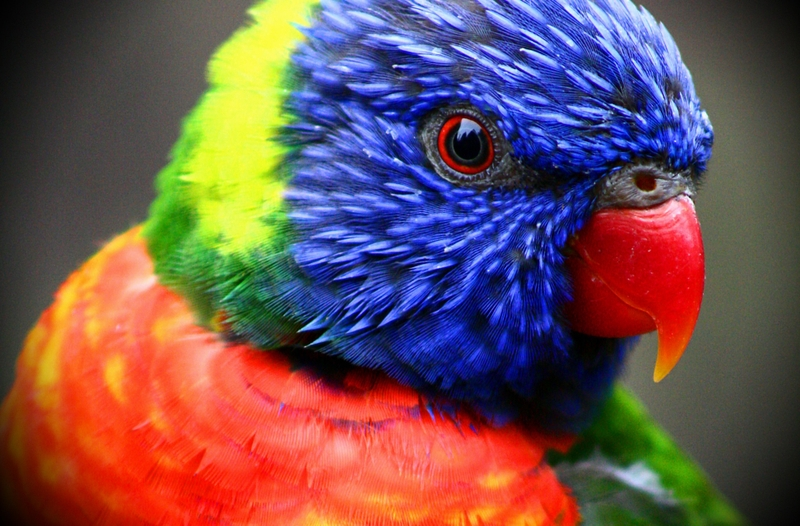
%> input picture visao-matlab/k-means/bird.jpg, 800 x 526 px
$ octave kmeans_clusterization.m   (GNU Octave 9; MATLAB toolbox functions it lacks are replaced by stand-ins)
%> lines starting %> are read from the running program, lines starting %| are printed output that depends on the picture
img = imread('bird.jpg');
%> img is the input picture: size 526x800x3 uint8; mean R, G, B 111.9, 81.3, 82.9

% Convert the image to L*a*b* color space using makecform and applycform.
cform = makecform('srgb2lab');
lab_img = applycform(img,cform);
%> lab_img: size 526x800x3 uint8; mean of channels 1, 2, 3 102.9, 145, 134.2


ab = double(lab_img(:,:,2:3));
nrows = size(ab,1);
%> nrows = 526
ncols = size(ab,2);
%> ncols = 800
ab = reshape(ab,nrows*ncols,2);

nColors = 7;
% repeat the clustering 3 times to avoid local minima
[cluster_idx, cluster_center] = kmeans(ab,nColors,'distance','sqEuclidean', ...
                                      'Replicates',3);
%> cluster_center = [193.7 185.1; 157 61; 96.11 166.9; 169.4 168.1; 138.5 89.09; 127.4 131.2; 103.7 203]


pixel_labels = reshape(cluster_idx,nrows,ncols);
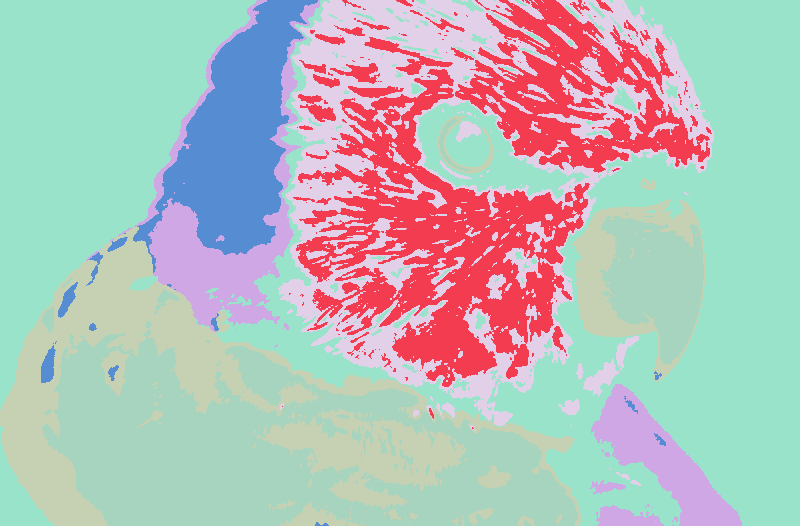
%> pixel_labels: size 526x800 double; 7 distinct labels, from 1 to 7; one colour per label, 0 black
imshow(pixel_labels,[]), title('image labeled by cluster index');

segmented_images = cell(1,3);
rgb_label = repmat(pixel_labels,[1 1 3]);
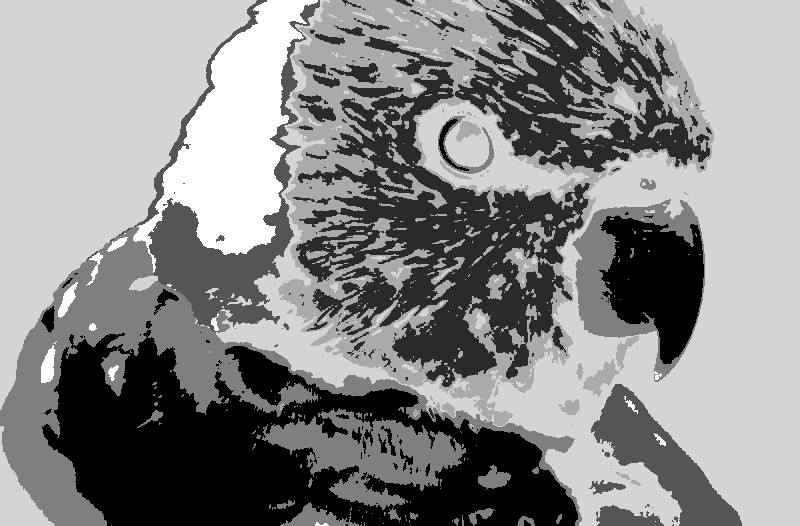
%> rgb_label: size 526x800x3 double; min 1, max 7, mean 4.22; drawn with min black and max white

for k = 1:nColors
    color = img;
    color(rgb_label ~= k) = 0;
    segmented_images{k} = color;
end
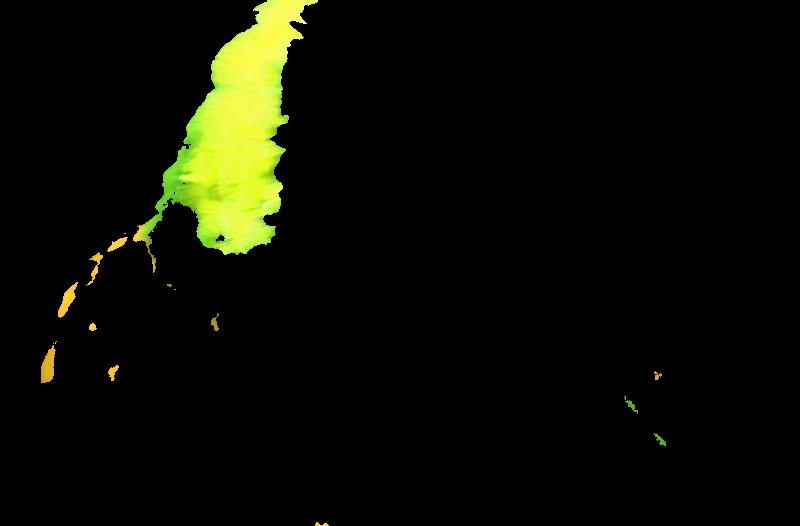
%> color: size 526x800x3 uint8; mean R, G, B 11.1, 12.5, 3.3
%> after the loop, segmented_images = 7 items


for k = 1:nColors
    figure(k)
    imshow(segmented_images{k});
    hold on;
end
%> this loop made 7 passes
%> pass 1, `imshow(segmented_images{k});`:
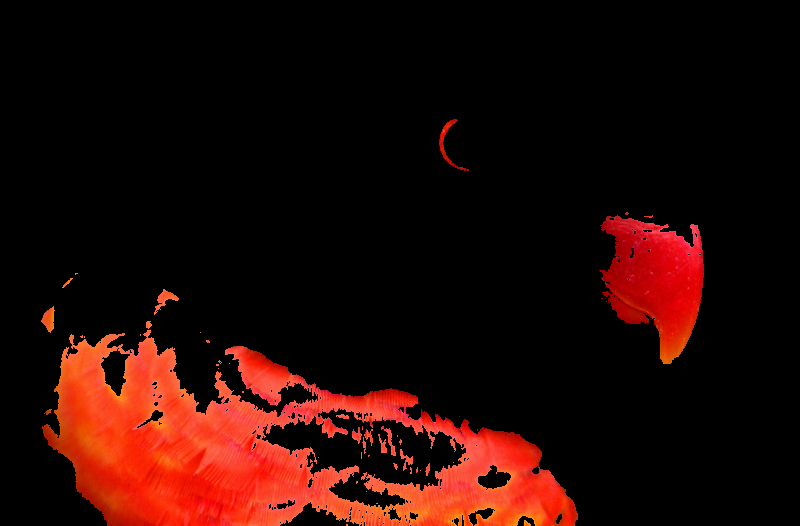
%> displayed picture: size 526x800x3, on the screen's scale of 0 to 255; mean R, G, B 36.6, 9, 4.9
%> pass 2, `imshow(segmented_images{k});`:
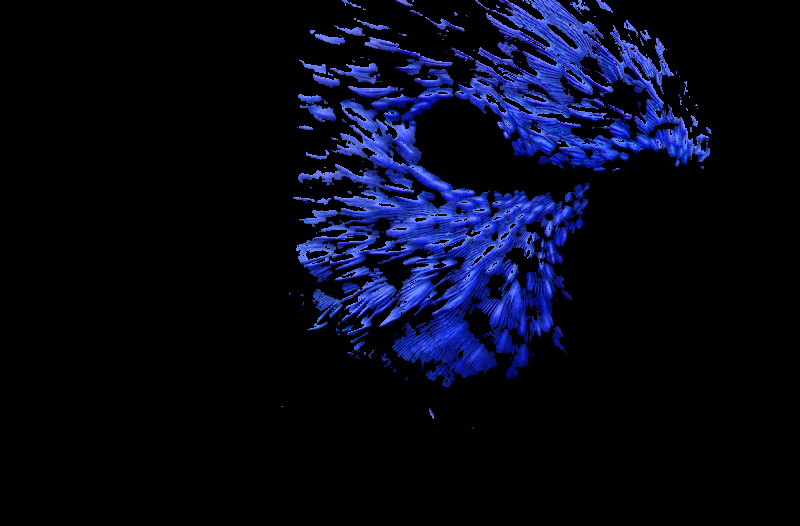
%> displayed picture: size 526x800x3, on the screen's scale of 0 to 255; mean R, G, B 5.9, 8.3, 25.1

$ run again, with visao-matlab/k-means/Frame_0.png saved as visao-matlab/k-means/bird.jpg
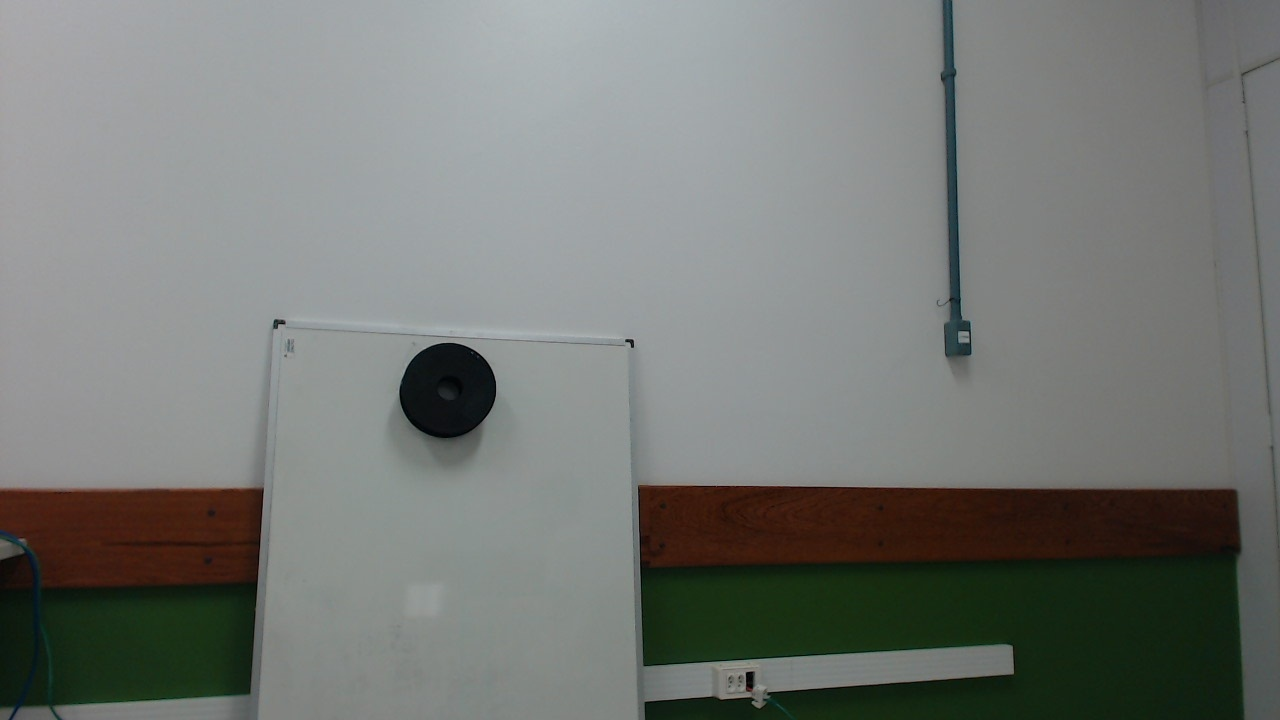
%> input picture visao-matlab/k-means/Frame_0.png, 1280 x 720 px
%> img is the input picture: size 720x1280x3 uint8; mean R, G, B 117.9, 121, 117.5
%> lab_img: size 720x1280x3 uint8; mean of channels 1, 2, 3 126.8, 126.4, 130
%> cluster_center = [124.6 128; 117.1 137.1; 143.8 143.6; 127.2 128.7; 137.2 136.4; 113.7 142.2; 127 126.6]
%> pixel_labels: size 720x1280 double; 7 distinct labels, from 1 to 7
%> after the loop `for k = 1:nColors`:
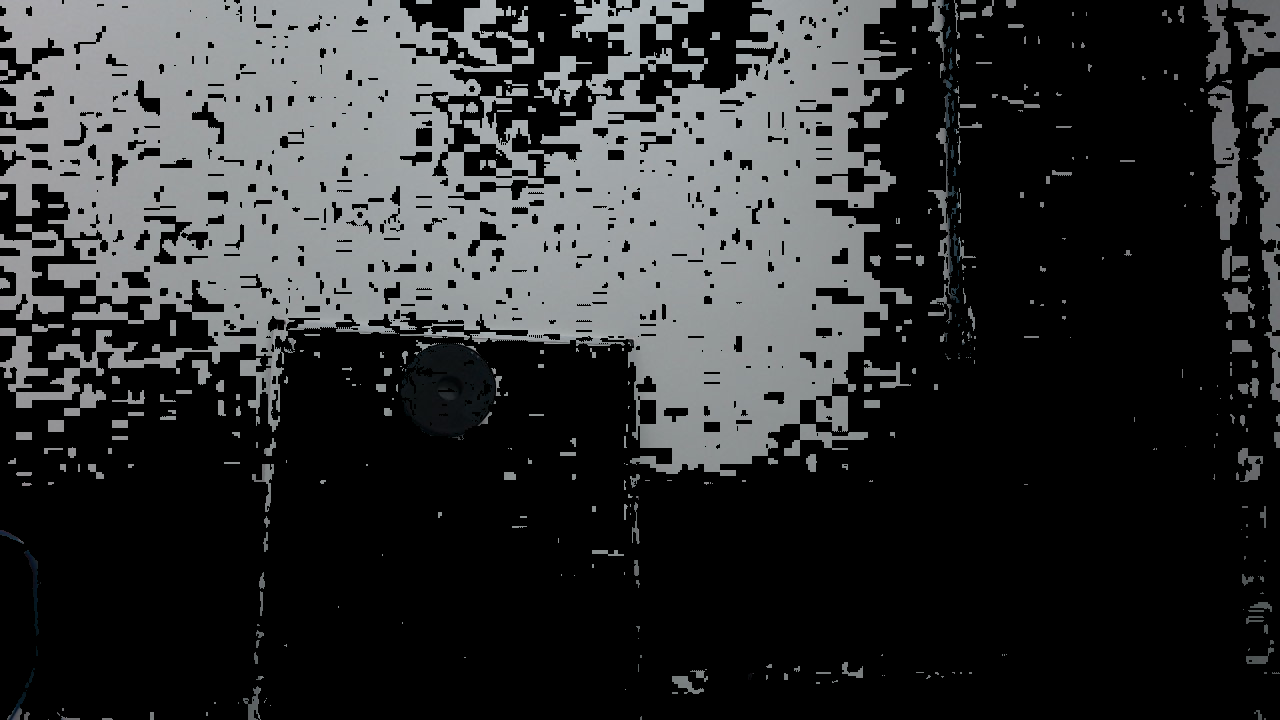
%> color: size 720x1280x3 uint8; mean R, G, B 47.7, 48.9, 49.5
%> after the loop `for k = 1:nColors`: segmented_images = 7 items
%> the loop `for k = 1:nColors` made 7 passes
%> pass 2, `imshow(segmented_images{k});`:
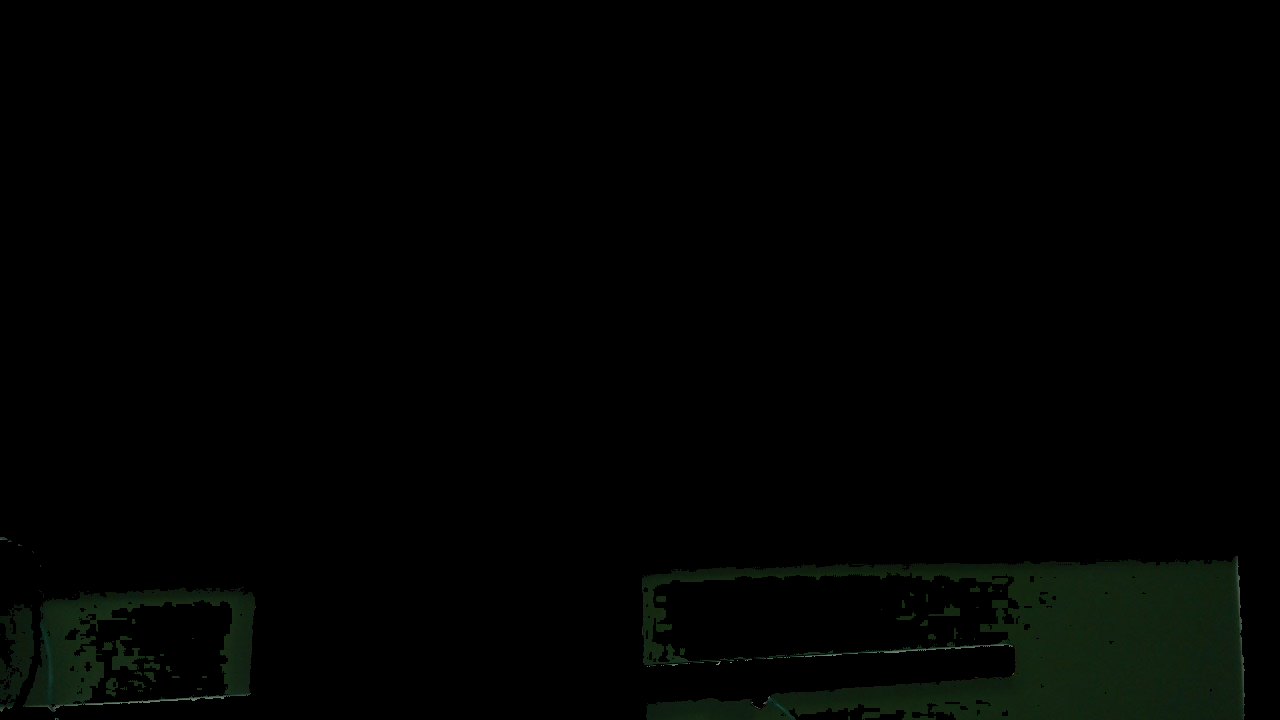
%> displayed picture: size 720x1280x3, on the screen's scale of 0 to 255; mean R, G, B 1.3, 2.6, 1.3
